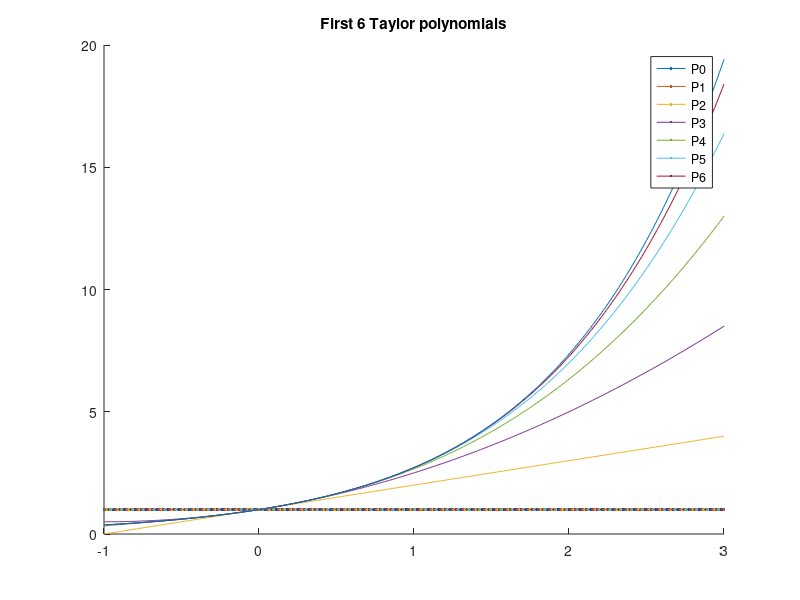

MATLAB code for this plot:
clf; hold on;
x = -1:0.01:3;

function ret = P(n)
  if (n == 0)
    ret = @(x) 1;
  else
    ret = @(x) P(n - 1)(x) + x .^ n  / factorial(n);
  end
end

hold on;

leg = [];
for i = 0:6
  plot(x, P(i)(x));
  leg = [leg; sprintf('P%d', i)];
end

legend(leg);
title('First 6 Taylor polynomials')